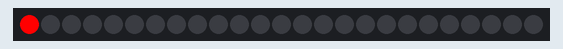
Recording of a program running on a simulated MicroPython board. Parts: 25 RGB LEDs in strip order, left to right.

Above: at 0.01 s.
At 4.87 s:
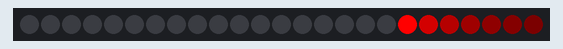
At 9.99 s:
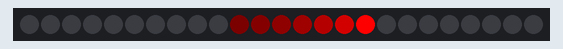
At 19.97 s:
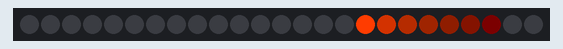
At 29.83 s:
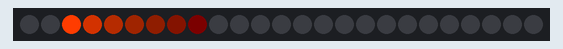
At 39.93 s:
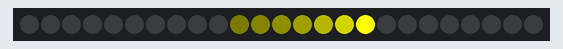

The program:

rainbow-cylon-five-sweeps.py
```python
# Cylon Eye Scanner - Five Sweeps Per Color
#
# For each color, the eye sweeps back and forth across the strip five times.
# After every color has had its turn, the rainbow band sweeps back and forth
# once, and then the whole show repeats.
#
# Uses the built-in MicroPython "neopixel" library with array index syntax:
#   strip[i] = (r, g, b)   sets the color of pixel i
#   strip.write()          sends the colors out to the strip
from utime import sleep
from machine import Pin
from neopixel import NeoPixel

NUMBER_PIXELS = 25
LED_PIN = 0

# Create the strip on the given pin (built-in library handles GRB order)
strip = NeoPixel(Pin(LED_PIN), NUMBER_PIXELS)

# How long to pause between each step (smaller = faster)
delay = .06

# How many pixels long the fading tail is behind the eye
TAIL = 6

# How many back-and-forth trips the eye makes for each color
SWEEPS = 5

off = (0, 0, 0)

# The colors the eye cycles through, in order
eye_colors = [
    (255, 0, 0),      # red
    (255, 60, 0),     # orange
    (255, 255, 0),    # yellow
    (0, 255, 0),      # green
    (0, 0, 255),      # blue
    (0, 255, 255),    # cyan
    (75, 30, 130),    # indigo
    (255, 0, 255),    # magenta
    (255, 255, 255),  # white
]

# The 7-color band used by the rainbow sweep (left to right)
rainbow_band = (
    (138, 43, 226),   # violet
    (75, 0, 130),     # indigo
    (0, 0, 255),      # blue
    (0, 255, 0),      # green
    (255, 150, 0),    # yellow
    (255, 60, 0),     # orange
    (255, 0, 0),      # red
)


def draw_eye(position, direction, r, g, b):
    """Draw the eye at 'position' with a fading tail trailing behind it.

    'direction' is +1 when the eye is moving right and -1 when moving left,
    so the tail always trails behind the direction of motion.
    """
    for i in range(NUMBER_PIXELS):
        # How many pixels is this one *behind* the eye along the travel path?
        distance = (position - i) * direction
        if 0 <= distance <= TAIL:
            # Halve the brightness for every pixel back along the tail
            strip[i] = (int(r / pow(2, distance)),
                        int(g / pow(2, distance)),
                        int(b / pow(2, distance)))
        else:
            # Not part of the eye or its tail - turn this pixel off
            strip[i] = off
    strip.write()
    sleep(delay)


def sweep_eye(r, g, b):
    """One back-and-forth trip of the eye in the given color."""
    # Sweep the eye from the left end to the right end
    for position in range(NUMBER_PIXELS):
        draw_eye(position, 1, r, g, b)
    # Sweep the eye back from the right end to the left end
    for position in range(NUMBER_PIXELS - 2, 0, -1):
        draw_eye(position, -1, r, g, b)


def sweep_rainbow():
    """One back-and-forth trip of the 7-color rainbow band."""
    # Slide the rainbow band from the left end to the right end
    for start in range(0, NUMBER_PIXELS - 6):
        for i in range(NUMBER_PIXELS):
            strip[i] = off
        for k in range(7):
            strip[start + k] = rainbow_band[k]
        strip.write()
        sleep(delay)
    # Slide the rainbow band back from the right end to the left end
    for start in range(NUMBER_PIXELS - 7, -1, -1):
        for i in range(NUMBER_PIXELS):
            strip[i] = off
        for k in range(7):
            strip[start + k] = rainbow_band[6 - k]
        strip.write()
        sleep(delay)


while True:
    # Each color sweeps back and forth SWEEPS times before the next color
    for color in eye_colors:
        for trip in range(SWEEPS):
            sweep_eye(color[0], color[1], color[2])
    # Then the rainbow band sweeps back and forth once
    sweep_rainbow()
```
